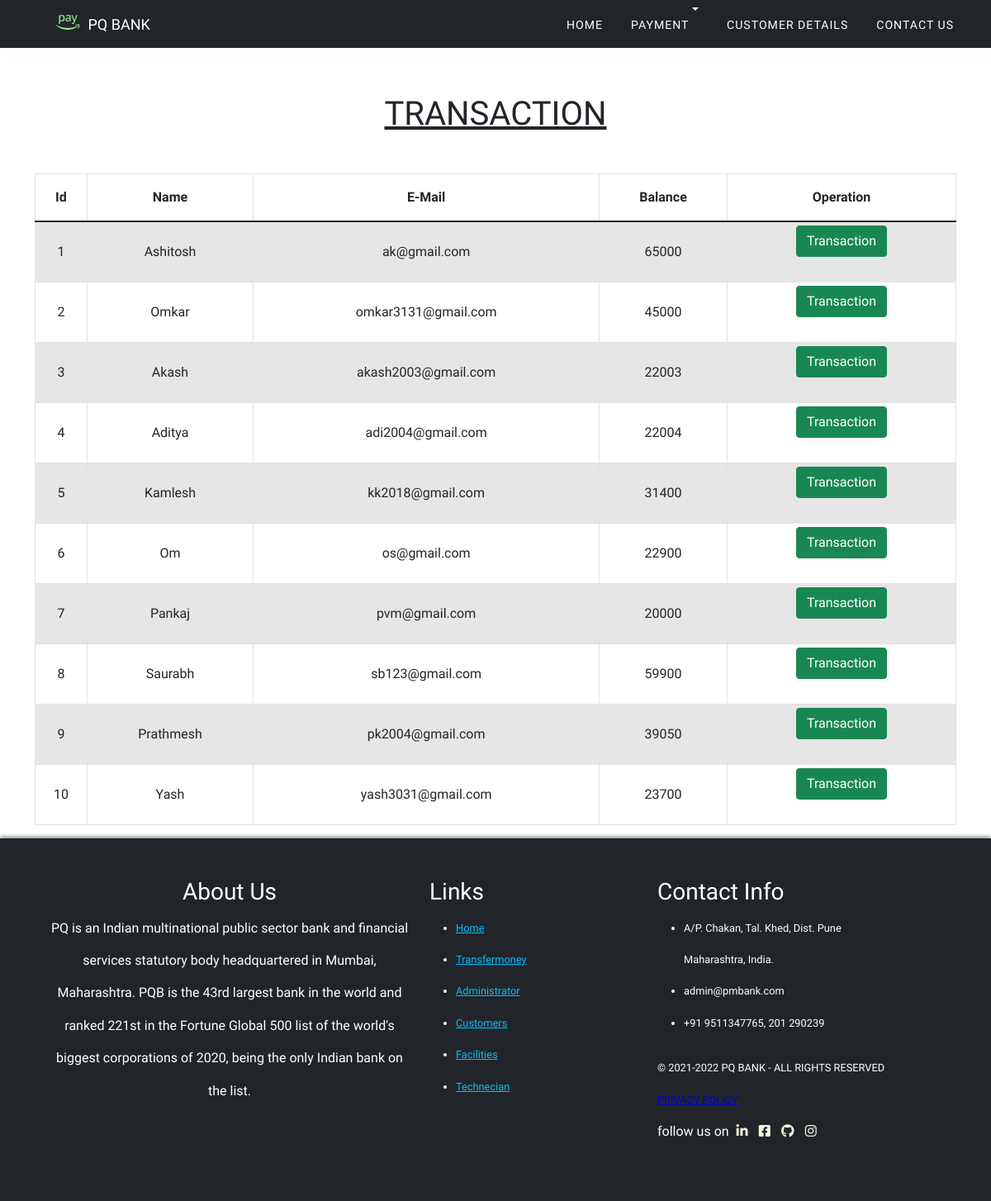
The page /mtrans.php on the database its author committed.
### tables this page shows
CREATE TABLE `users` (
  `id` int(3) NOT NULL PRIMARY KEY,
  `name` text NOT NULL,
  `email` varchar(30) NOT NULL,
  `balance` int(8) NOT NULL
);

### mtrans.php (the view, shortened to what this page needs)
<!Doctype html>
<html>
    <head>
    <link rel="stylesheet" type="text/css" href="style.css">
    <link rel="stylesheet" href="https://cdn.jsdelivr.net/npm/bootstrap@4.6.1/dist/css/bootstrap.min.css">
    </head>
<body>
    <?php include 'nav.php'; ?>
<?php
    include 'config.php';
    $sql = "SELECT * FROM users";
    $result = mysqli_query($conn,$sql);
?>
<section>
<div class="container text-center">
            <div class="row">
                <h1 class=" py-3 my-3" ALIGN="Center"><u>TRANSACTION</u></h1>
            <div class="col">
                <div class="table-responsive-sm">
                    <table class="table my-3 py-3 table-hover table-sm table-striped table-condensed table-bordered">
                        <thead>
                            <tr>
                            <th scope="col" class="text-center py-3">Id</th>
                            <th scope="col" class="text-center py-3">Name</th>
                            <th scope="col" class="text-center py-3">E-Mail</th>
                            <th scope="col" class="text-center py-3">Balance</th>
                            <th scope="col" class="text-center py-3">Operation</th>
                            </tr>
                        </thead>
                        <tbody>
                            <?php
                                while($rows=mysqli_fetch_assoc($result)){
                            ?>
                            <tr>
                                <td class="  py-4"><?php echo $rows['id'] ?></td>
                                <td class="  py-4"><?php echo $rows['name']?></td>
                                <td class="  py-4"><?php echo $rows['email']?></td>
                                <td class=" py-4"><?php echo $rows['balance']?></td>
                                <td><a href="pay.php?id= <?php echo $rows['id'] ;?>"> <button type="button" class=" text-center py4 btn btn-success">Transaction</button></a></td>
                            </tr>
                            <?php
                                }
                            ?>
                        </tbody>
                    </table>
                </div>
            </div>
        </div>
    </div>
</section>
<?php include 'footer.php' ?>
</body>
</html>

### style.css (style rules this page uses)
* { margin: 0; padding: 0; box-sizing: border-box; font-family: 'Josefin Sans', sans-serif; }

### rows shown on the page
users: id "1", name "Ashitosh", email "ak@gmail.com", balance "65000"
users: id "2", name "Omkar", email "omkar3131@gmail.com", balance "45000"
users: id "3", name "Akash", email "akash2003@gmail.com", balance "22003"
users: id "4", name "Aditya", email "adi2004@gmail.com", balance "22004"
users: id "5", name "Kamlesh", email "kk2018@gmail.com", balance "31400"
users: id "6", name "Om", email "os@gmail.com", balance "22900"
users: id "7", name "Pankaj", email "pvm@gmail.com", balance "20000"
users: id "8", name "Saurabh", email "sb123@gmail.com", balance "59900"
users: id "9", name "Prathmesh", email "pk2004@gmail.com", balance "39050"
users: id "10", name "Yash", email "yash3031@gmail.com", balance "23700"
